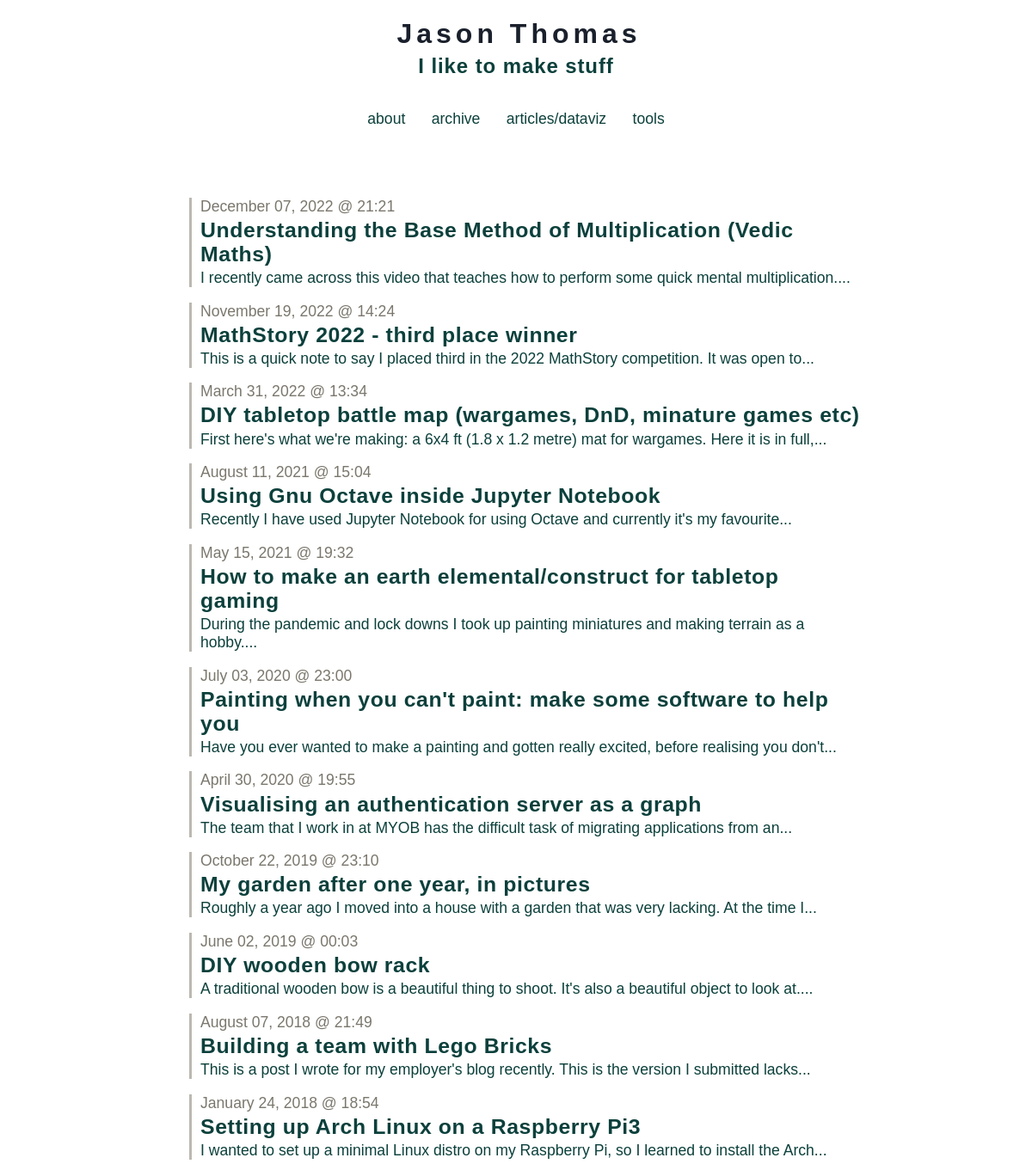
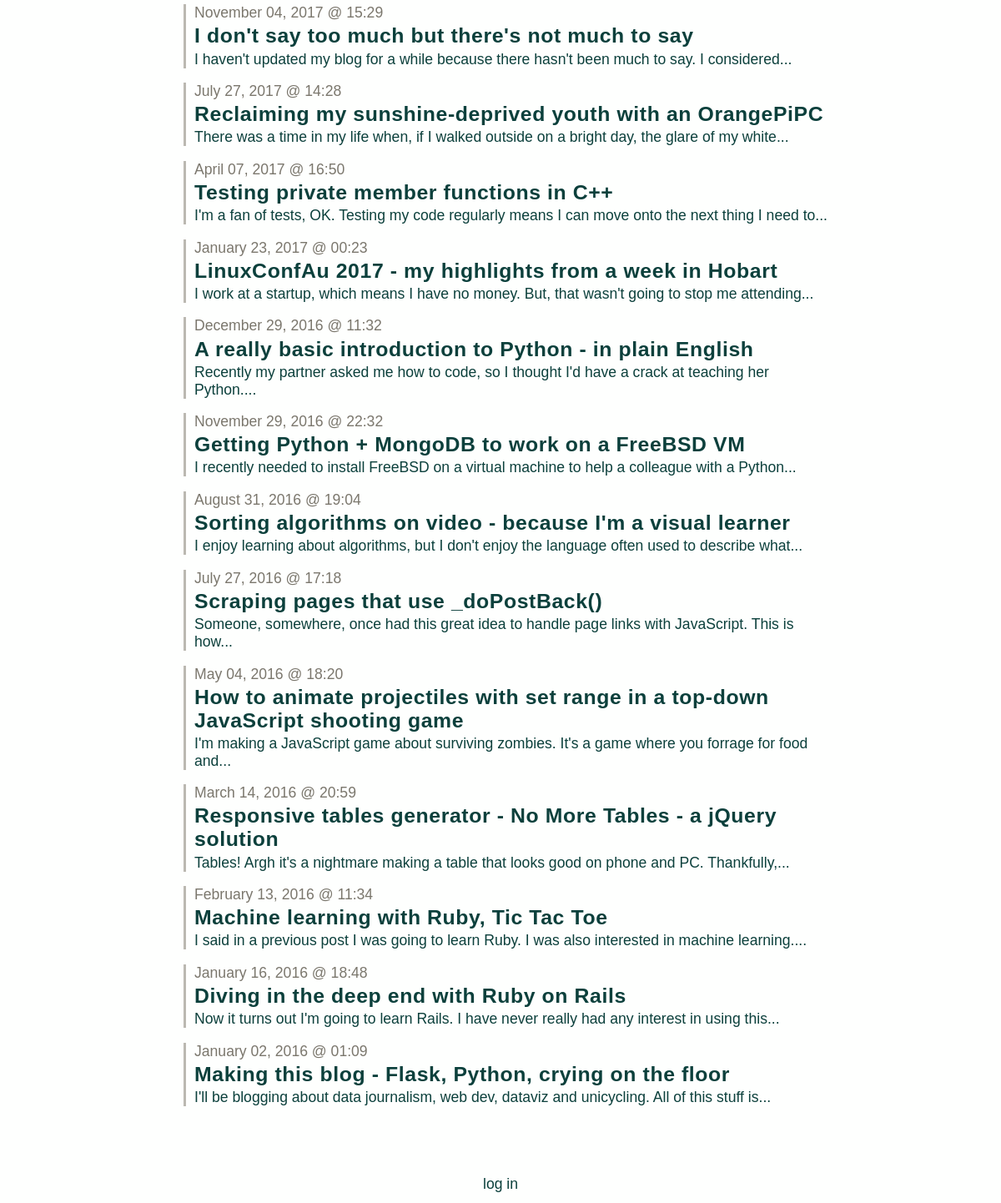
Page /archive on the committed database (2 pictures, top to bottom).
### tables this page shows
CREATE TABLE entries (
  id integer primary key autoincrement,
  entryDate date not null,
  title text not null,
  text text not null
);

### app.py (the view)
@app.route('/archive')
def show_archive():
    session.pop('logged_in', None)
    entries = get_sql_records("entries")
    return render_template('show_archive.html', entries=entries)

### app.py (called while the page is built)
def connect_db():
    return sqlite3.connect(app.config['DATABASE'])

def get_sql_records(table):
    if table == "articles":
        cursor = g.db.execute('select title, publishDate, link, text, interactive from articles order by id asc')
        articles = [dict(title=row[0], date=row[1], link=row[2], text=row[3], interactive=row[4]) for row in cursor.fetchall()]
        return articles
    elif table == "entries":
        cursor = g.db.execute('select title, entryDate, text from entries order by id asc')
        entries = [dict(title=row[0], date=row[1], text=row[2]) for row in cursor.fetchall()]
        return entries
    else:
        raise sqlite3.DatabaseError

@app.before_request
def before_request():
    g.db = connect_db()

@app.teardown_request
def teardown_request(exception):
    db = getattr(g, 'db', None)
    if db is not None:
        db.close()

@app.after_request
def after_request(response):
    response.headers.set('X-Content-Type-Options', 'nosniff')
    response.headers.set('X-Frame-Options', 'SAMEORIGIN')
    response.headers.set('X-XSS-Protection', '1; mode=block')
    response.headers.set('Strict-Transport-Security', 'max-age=63072000')
    return response

### templates/show_archive.html
{% extends "layout.html" %}
{% block body %}
  <ul class=entries>
  {% set entry_length=entries|length %}
  {% if entry_length > 0 %}
    {% for entry in entries|reverse() %}
      {% set this_entry_i=entry_length-loop.index %}
      <li class=archiveLink value=>
        <a href="/post?postNum={{this_entry_i}}">
          <p class=dateText>{{ entry.date|safe }}</p>
          <h3>{{ entry.title }}</h3>
          <p>{{entry.text|striptags|truncate(100) }}</p>
        </a>
    {% endfor %}
  {% else %}
    <li><em>Why not say something?</em>
  {% endif %}
  </ul>
{% endblock %}

### templates/layout.html (shortened to what this page needs)
<!doctype html>
<link rel="stylesheet" href="{{ url_for('static', filename='default.css') }}">
<link rel=stylesheet type=text/css href="{{ url_for('static', filename='style.css') }}">
<div class=topBanner>
  <a href="/">
    <h1>Jason Thomas</h1>
    <h4>I like to make stuff</h4>
  </a>
</div>
<div class=topLinks>
  <a href="{{ url_for('about') }}">about</a>
  <a href="{{ url_for('show_archive') }}">archive</a>
  <a href="{{ url_for('show_articles') }}">articles/dataviz</a>
  <a href="{{ url_for('my_work') }}">tools</a>
</div>
<div class=page>
  {% block body %}{% endblock %}
</div>
<div class=metanav>
  {% if not session.logged_in %}
    <a href="{{ url_for('login') }}">log in</a>
  {% else %}
    <a href="{{ url_for('logout') }}">log out</a>
  {% endif %}
</div>

### static/style.css (style rules this page uses)
a,h2,h3 { color: #0C403C; }
a:link { text-decoration: none; }
h1,h2,h3,h4 { letter-spacing: 0.6px; }
.page { margin: 3em auto; padding: .8em; max-width: 800px; }
.page a { text-decoration: underline; }
li { margin-bottom: 1em; list-style: none; padding-left:10px; border-left: 3px solid #BBB8B1; margin-left:10px; }
.archiveLink * { cursor:pointer; margin-bottom: 0.125em; margin-top: 0.125em; }
.archiveLink a { text-decoration: none; }
ul { padding-left:10px; }
.topBanner { width: 100%; text-align: center; cursor: pointer; }
.topBanner h1 { font-size: 4.0vh; margin-bottom:5px; letter-spacing:5px; margin-left:7px; color: #1A202C; }
.topBanner h4 { font-size: 3.0vh; letter-spacing:0.9px; margin-top:5px; color: #0C403C; }
.metanav, .topLinks { text-align: center; font-size: 0.9em; padding: 0.3em; }
.topLinks * { margin: 0.75em; margin-top: 0; }
.dateText { margin-bottom:0px; color: #7B776D; }
h1 { font-size: 3.8vh; }
h3 { font-size: 3.1vh; }
h4 { font-size: 2.7vh; }
p, a, code, li { font-size: 2.2vh; }

### rows in the picture
entries: date "December 07, 2022 @ 21:21", title "Understanding the Base Method of Multiplication (Vedic Maths)", text "I recently came across this video that teaches how to perform some quick mental multiplication...."
entries: date "November 19, 2022 @ 14:24", title "MathStory 2022 - third place winner", text "This is a quick note to say I placed third in the 2022 MathStory competition. It was open to..."
entries: date "March 31, 2022 @ 13:34", title "DIY tabletop battle map (wargames, DnD, minature games etc)", text "First here's what we're making: a 6x4 ft (1.8 x 1.2 metre) mat for wargames. Here it is in full,..."
entries: date "August 11, 2021 @ 15:04", title "Using Gnu Octave inside Jupyter Notebook", text "Recently I have used Jupyter Notebook for using Octave and currently it's my favourite..."
entries: date "May 15, 2021 @ 19:32", title "How to make an earth elemental/construct for tabletop gaming", text "During the pandemic and lock downs I took up painting miniatures and making terrain as a hobby...."
entries: date "July 03, 2020 @ 23:00", title "Painting when you can't paint: make some software to help you", text "Have you ever wanted to make a painting and gotten really excited, before realising you don't..."
entries: date "April 30, 2020 @ 19:55", title "Visualising an authentication server as a graph", text "The team that I work in at MYOB has the difficult task of migrating applications from an..."
entries: date "October 22, 2019 @ 23:10", title "My garden after one year, in pictures", text "Roughly a year ago I moved into a house with a garden that was very lacking. At the time I..."
entries: date "June 02, 2019 @ 00:03", title "DIY wooden bow rack", text "A traditional wooden bow is a beautiful thing to shoot. It's also a beautiful object to look at...."
entries: date "August 07, 2018 @ 21:49", title "Building a team with Lego Bricks", text "This is a post I wrote for my employer's blog recently. This is the version I submitted lacks..."
entries: date "January 24, 2018 @ 18:54", title "Setting up Arch Linux on a Raspberry Pi3", text "I wanted to set up a minimal Linux distro on my Raspberry Pi, so I learned to install the Arch..."
entries: date "November 04, 2017 @ 15:29", title "I don't say too much but there's not much to say", text "I haven't updated my blog for a while because there hasn't been much to say. I considered..."
entries: date "July 27, 2017 @ 14:28", title "Reclaiming my sunshine-deprived youth with an OrangePiPC", text "There was a time in my life when, if I walked outside on a bright day, the glare of my white..."
entries: date "April 07, 2017 @ 16:50", title "Testing private member functions in C++", text "I'm a fan of tests, OK. Testing my code regularly means I can move onto the next thing I need to..."
entries: date "January 23, 2017 @ 00:23", title "LinuxConfAu 2017 - my highlights from a week in Hobart", text "I work at a startup, which means I have no money. But, that wasn't going to stop me attending..."
entries: date "December 29, 2016 @ 11:32", title "A really basic introduction to Python - in plain English", text "Recently my partner asked me how to code, so I thought I'd have a crack at teaching her Python...."
entries: date "November 29, 2016 @ 22:32", title "Getting Python + MongoDB to work on a FreeBSD VM", text "I recently needed to install FreeBSD on a virtual machine to help a colleague with a Python..."
entries: date "August 31, 2016 @ 19:04", title "Sorting algorithms on video - because I'm a visual learner", text "I enjoy learning about algorithms, but I don't enjoy the language often used to describe what..."
entries: date "July 27, 2016 @ 17:18", title "Scraping pages that use _doPostBack()", text "Someone, somewhere, once had this great idea to handle page links with JavaScript. This is how..."
entries: date "May 04, 2016 @ 18:20", title "How to animate projectiles with set range in a top-down JavaScript shooting game", text "I'm making a JavaScript game about surviving zombies. It's a game where you forrage for food and..."
entries: date "March 14, 2016 @ 20:59", title "Responsive tables generator - No More Tables - a jQuery solution", text "Tables! Argh it's a nightmare making a table that looks good on phone and PC. Thankfully,..."
entries: date "February 13, 2016 @ 11:34", title "Machine learning with Ruby, Tic Tac Toe", text "I said in a previous post I was going to learn Ruby. I was also interested in machine learning...."
entries: date "January 16, 2016 @ 18:48", title "Diving in the deep end with Ruby on Rails", text "Now it turns out I'm going to learn Rails. I have never really had any interest in using this..."
entries: date "January 02, 2016 @ 01:09", title "Making this blog - Flask, Python, crying on the floor", text "I'll be blogging about data journalism, web dev, dataviz and unicycling. All of this stuff is..."
